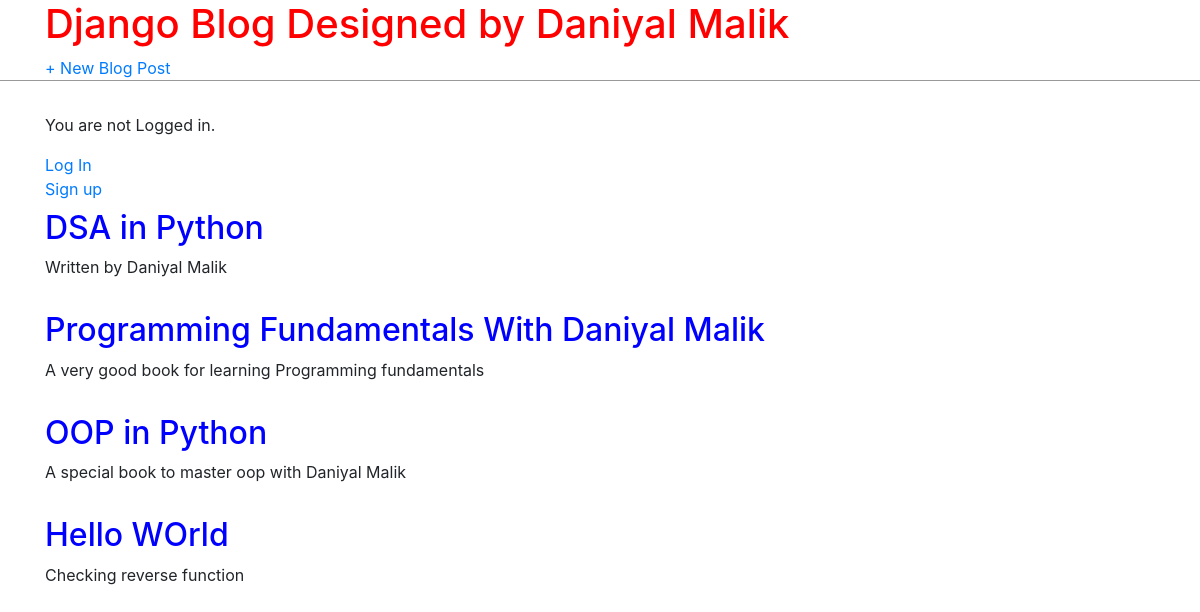
The page / on the database its author committed.
### blog/models.py (models this page shows, shortened)
class Post(models.Model):
    title  = models.CharField(max_length=200)
    author=models.ForeignKey('auth.User',on_delete=models.CASCADE)
    body = models.TextField()

### blog/views.py (the view)
# urls.py: path("", BlogListView.as_view(), name="home"),
class BlogListView(ListView):
    model=Post
    template_name="home.html"

### templates/home.html
{% extends "base.html" %}
{% block content %}
  {% for post in object_list  %}
    <div class="container post-entry">
        <h2><a href="{% url 'post_detail' post.pk %}">{{post.title}}</a></h2>
        <p>{{ post.body }}</p>
    </div>
  {% endfor %}
{% endblock content %}

### static/css/base.css (style rules this page uses)
body { font-family:'Franklin Gothic Medium', 'Arial Narrow', Arial, sans-serif; font-size:18px; }
.post-entry { margin-bottom: 2rem; }
.post-entry h2 { margin:0.5rem 0; }
.post-entry h2 a, .post-entry h2 a:visited { color:blue; text-decoration: none; }
.post-entry p { margin:0; font-weight: 400; }

### rows shown on the page
Post: title "DSA in Python", body "Written by Daniyal Malik"
Post: title "Programming Fundamentals With Daniyal Malik", body "A very good book for learning Programming fundamentals"
Post: title "OOP in Python", body "A special book to master oop with Daniyal Malik"
Post: title "Hello WOrld", body "Checking reverse function"
